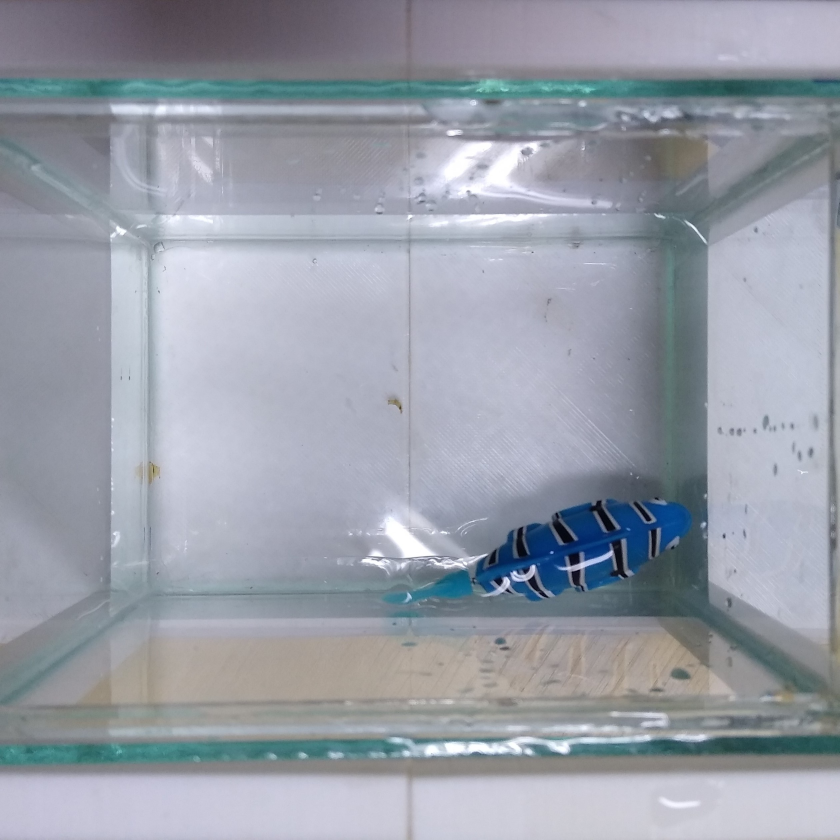
#> input picture Codigos/Haar_Cascade/dataset/com_peixe/IMG_20230913_194750065.jpg, 2518 x 2518 px, given in place of the camera (shown at 1/3 size)
$ python Codigo_Base_SEM_comentarios.py
#> lines starting #> are read from the running program, lines starting #| are printed output that depends on the picture; after the words box and inside, x2 and y2 are one past the last pixel; in counts of white or black regions, pixels touching at a corner belong together
import cv2

COR_VERMELHO = (0, 0, 255)
COR_VERDE = (0, 255, 0)
COR_AZUL = (255, 0, 0)

LIMITE_INFERIOR = (90, 50, 50)
LIMITE_SUPERIOR = (130, 255, 255)


class Rastreamento_Peixe:

    def __init__(self):
        self.kernel_size = (5, 5)
        self.epsilon_multiplicador = 0.001
        self.range_cor = [LIMITE_INFERIOR, LIMITE_SUPERIOR]

    def linearizar_frame(self, frame):
        hsv = cv2.cvtColor(frame, cv2.COLOR_BGR2HSV)
        black_mask = cv2.inRange(hsv, self.range_cor[0], self.range_cor[1])
        black_result = cv2.bitwise_and(frame, frame, mask=black_mask)
        gray_frame = cv2.cvtColor(black_result, cv2.COLOR_BGR2GRAY)
        gaus_frame = cv2.GaussianBlur(gray_frame, self.kernel_size, 0)
        _, frame_binario = cv2.threshold(gaus_frame, 0, 255, cv2.THRESH_BINARY)
        pixel_preenchimento = cv2.getStructuringElement(cv2.MORPH_CROSS, self.kernel_size)
        frame = cv2.morphologyEx(frame_binario, cv2.MORPH_CLOSE, pixel_preenchimento)
        return frame

    def trancking_peixe(self, frame, frame_binario):
        contornos, _ = cv2.findContours(frame_binario, cv2.RETR_LIST, cv2.CHAIN_APPROX_SIMPLE)
        if contornos:
            max_Area = cv2.contourArea(contornos[0])
            contorno_Max_Area_Id = 0
            for i, contorno in enumerate(contornos):
                if max_Area < cv2.contourArea(contorno):
                    max_Area = cv2.contourArea(contorno)
                    contorno_Max_Area_Id = i
            maior_Contorno = contornos[contorno_Max_Area_Id]
            self.desenha_grade(frame)
            self.desenha_trancking(frame, maior_Contorno)

    def desenha_trancking(self, frame, contorno):
        hull = cv2.convexHull(contorno)
        cv2.drawContours(frame, [hull], -1, COR_AZUL, 1)
        M = cv2.moments(hull)
        x_Central = int(M["m10"] / M["m00"])
        y_Central = int(M["m01"] / M["m00"])
        cv2.circle(frame, (x_Central, y_Central), 5, COR_VERMELHO, -1)
        cv2.drawContours(frame, [contorno], -1, (0, 255, 255), 1)
        texto = f"X: {x_Central}, Y: {y_Central}"
        cv2.putText(frame, texto, (10, 30), cv2.FONT_HERSHEY_SIMPLEX, 1, (0, 0, 0), 1)

    def desenha_grade(self, frame):
        h_Frame, w_Frame, _ = frame.shape
        divisoes = 3
        for i in range(1, divisoes):
            y = int(i * h_Frame / divisoes)
            cv2.line(frame, (0, y), (w_Frame, y), COR_VERDE, 2)
        for i in range(1, divisoes):
            x = int(i * w_Frame / divisoes)
            cv2.line(frame, (x, 0), (x, h_Frame), COR_VERDE, 2)

    def loop(self):
        webcam = cv2.VideoCapture(0)
        webcam.set(cv2.CAP_PROP_FRAME_WIDTH, 640)
        webcam.set(cv2.CAP_PROP_FRAME_HEIGHT, 480)
        webcam.set(cv2.CAP_PROP_FPS, 30)

        while True:
            valido, frame = webcam.read()
#> frame is the input picture: shape (2518, 2518, 3); mean B, G, R 168.2, 157.5, 152.4
            if valido:
                frame_binario = self.linearizar_frame(frame)
#> in linearizar_frame, `black_mask = cv2.inRange(hsv, self.range_cor[0], self.range_cor[1])`:
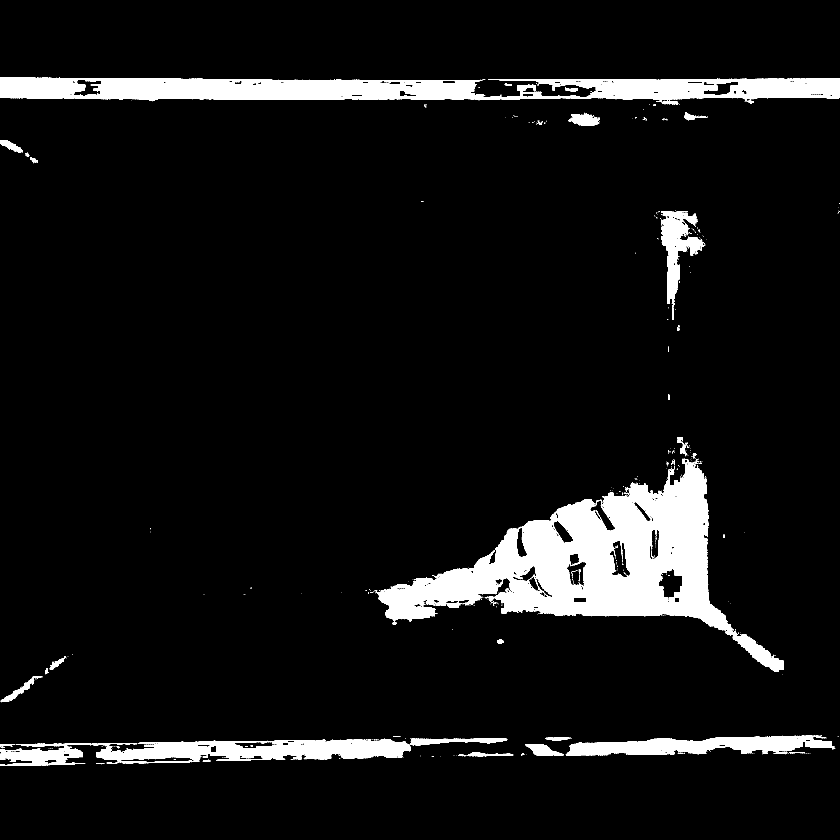
#> black_mask: shape (2518, 2518) (shown at 1/3 size); 7.4% white; 687 white regions (621 under 20 px), largest, box (x1, y1, x2, y2) and area: (1127, 1378, 2352, 2016) 233803, (0, 232, 2518, 314) 125977, (290, 2216, 1233, 2283) 38858
#> in linearizar_frame, `black_result = cv2.bitwise_and(frame, frame, mask=black_mask)`:
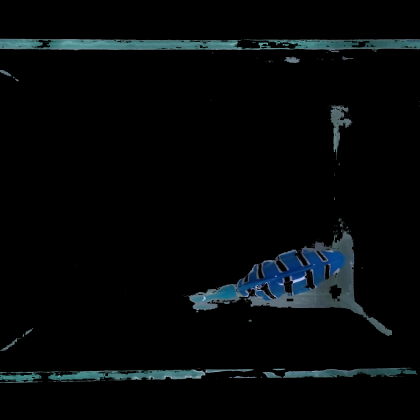
#> black_result: shape (2518, 2518, 3) (shown at 1/6 size); mean B, G, R 8.7, 7.6, 4.9
#> in linearizar_frame, `gray_frame = cv2.cvtColor(black_result, cv2.COLOR_BGR2GRAY)`:
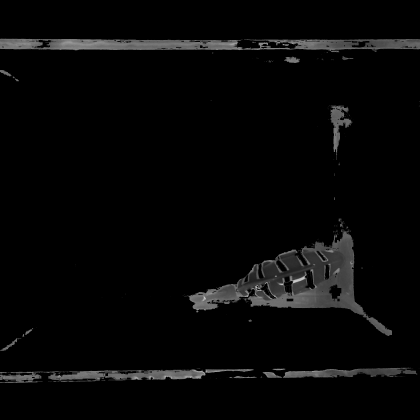
#> gray_frame: shape (2518, 2518) (shown at 1/6 size); min 0, max 224, mean 7
#> in linearizar_frame, `_, frame_binario = cv2.threshold(gaus_frame, 0, 255, cv2.THRESH_BINARY)`:
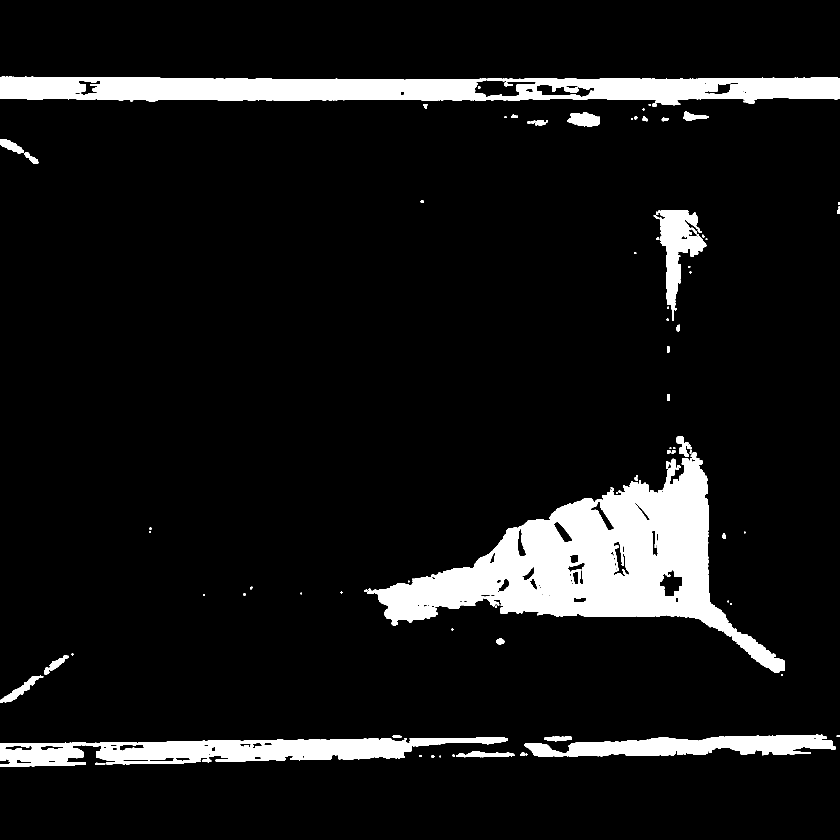
#> frame_binario: shape (2518, 2518) (shown at 1/3 size); 8.8% white; 96 white regions (2 under 20 px), largest, box (x1, y1, x2, y2) and area: (1102, 1358, 2354, 2018) 260180, (0, 230, 2518, 316) 147756, (0, 2212, 1524, 2300) 71121
                self.trancking_peixe(frame, frame_binario)
#> in trancking_peixe, `contornos, _ = cv2.findContours(frame_binario, cv2.RETR_LIST, cv2.CHAI..`: contornos = 130 contours, 27 with area under 20; largest, box (x1, y1, x2, y2) and area: (1093, 1310, 2354, 2018) 277480, (0, 230, 2518, 320) 158488, (0, 2212, 1524, 2300) 75254, (1573, 2204, 2508, 2270) 37111, (1961, 630, 2120, 962) 19417
#> in trancking_peixe, `max_Area = cv2.contourArea(contornos[0])`: max_Area = 52
#> the loop in trancking_peixe, `for i, contorno in enumerate(contornos):` made 130 passes
#> max_Area on passes 4, 8, 9, 16, 28, 88: 298, 315, 394, 1731, 75254.5, 277480.5
#> after the loop in trancking_peixe, `for i, contorno in enumerate(contornos):`: contorno_Max_Area_Id = 87; max_Area = 277480.5
#> in trancking_peixe, `maior_Contorno = contornos[contorno_Max_Area_Id]`: maior_Contorno = contour of 1691 points, box (x1, y1, x2, y2) (1093, 1310, 2354, 2018), area 277480
#> in desenha_trancking, `hull = cv2.convexHull(contorno)`: hull = contour of 17 points, box (x1, y1, x2, y2) (1093, 1310, 2354, 2018), area 483538
#> in desenha_trancking, `M = cv2.moments(hull)`: M = moments, m00 483538.5, centre m10/m00, m01/m00 = (1808.2, 1718.2)
#> in desenha_trancking, `x_Central = int(M["m10"] / M["m00"])`: x_Central = 1808
#> in desenha_trancking, `y_Central = int(M["m01"] / M["m00"])`: y_Central = 1718
#> in desenha_trancking, `texto = f"X: {x_Central}, Y: {y_Central}"`: texto = 'X: 1808, Y: 1718'
                cv2.imshow('BINARIO', frame_binario)
                cv2.imshow('PRINCIPAL', frame)
                if cv2.waitKey(1) != -1:
#> (key Esc is pressed here)
                    break
            else:
                break
        webcam.release()
        cv2.destroyAllWindows()

if __name__ == '__main__':
    tracker = Rastreamento_Peixe()
    tracker.loop()

$ run again, on Codigos/Haar_Cascade/dataset/com_peixe/IMG_20230913_194756271.jpg
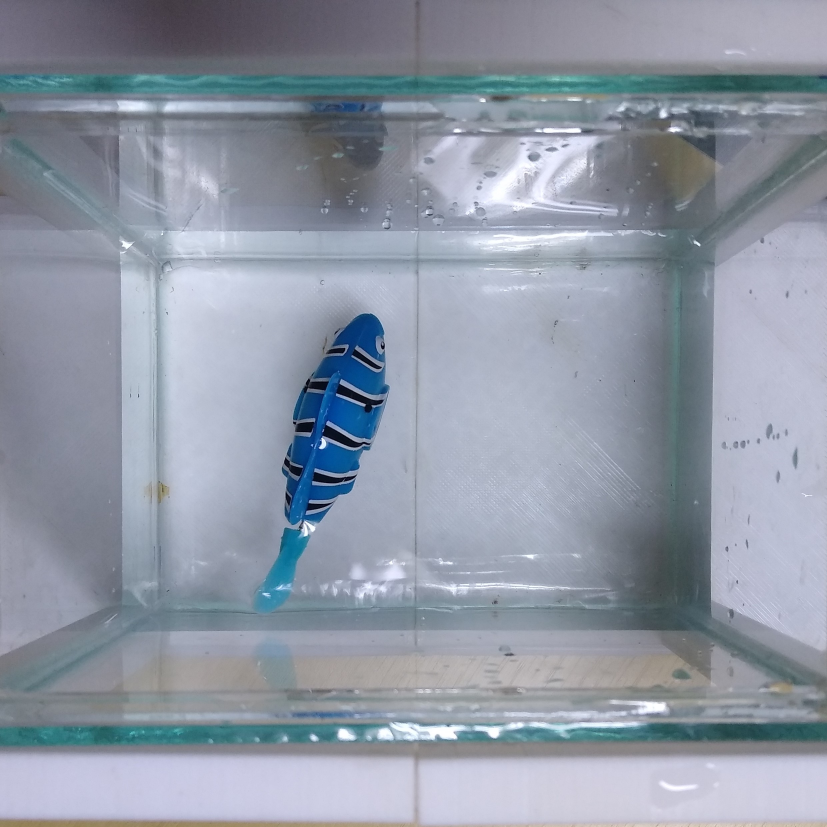
#> input picture Codigos/Haar_Cascade/dataset/com_peixe/IMG_20230913_194756271.jpg, 2481 x 2481 px, given in place of the camera (shown at 1/3 size)
#> in loop, frame is the input picture: shape (2481, 2481, 3); mean B, G, R 165.6, 152, 144
#> hsv: shape (2481, 2481, 3); mean H, S, V 109.2, 37.5, 166
#> in linearizar_frame, `black_mask = cv2.inRange(hsv, self.range_cor[0], self.range_cor[1])`:
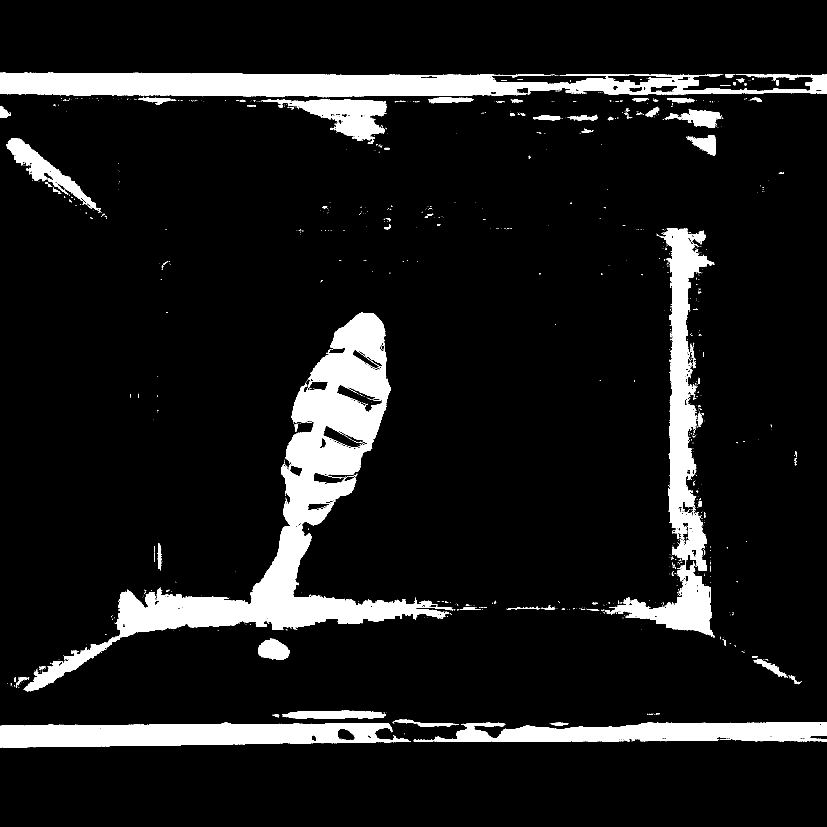
#> black_mask: shape (2481, 2481) (shown at 1/3 size); 9.9% white; 1319 white regions (1184 under 20 px), largest, box (x1, y1, x2, y2) and area: (70, 938, 1359, 2074) 209862, (0, 218, 2481, 292) 121174, (1815, 684, 2144, 1912) 85604
#> in linearizar_frame, `_, frame_binario = cv2.threshold(gaus_frame, 0, 255, cv2.THRESH_BINARY)`:
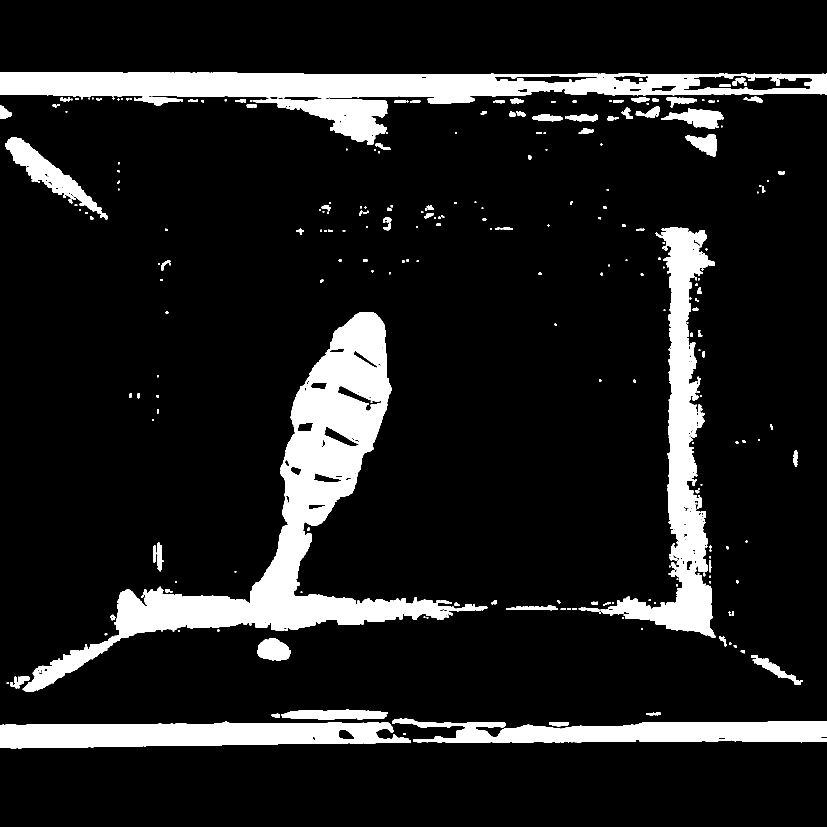
#> frame_binario: shape (2481, 2481) (shown at 1/3 size); 11.9% white; 299 white regions, largest, box (x1, y1, x2, y2) and area: (68, 936, 1368, 2076) 237304, (0, 216, 2481, 316) 147689, (1802, 682, 2146, 1914) 109450
#> contornos = 287 contours, 82 with area under 20; largest, box (x1, y1, x2, y2) and area: (68, 936, 1462, 2076) 248673, (0, 216, 2481, 434) 189588, (1736, 682, 2146, 1914) 112238, (0, 2165, 1233, 2245) 75168, (1176, 2155, 2481, 2228) 60946
#> in trancking_peixe, `max_Area = cv2.contourArea(contornos[0])`: max_Area = 89
#> the loop in trancking_peixe, `for i, contorno in enumerate(contornos):` made 287 passes
#> max_Area on passes 3, 5, 125: 1047.5, 75167.5, 248673
#> after the loop in trancking_peixe, `for i, contorno in enumerate(contornos):`: contorno_Max_Area_Id = 124; max_Area = 248673
#> maior_Contorno = contour of 2319 points, box (x1, y1, x2, y2) (68, 936, 1462, 2076), area 248673
#> hull = contour of 29 points, box (x1, y1, x2, y2) (68, 936, 1462, 2076), area 727616
#> M = moments, m00 727616, centre m10/m00, m01/m00 = (871.6, 1598.5)
#> x_Central = 871
#> y_Central = 1598
#> texto = 'X: 871, Y: 1598'

$ run again, on Codigos/Haar_Cascade/dataset/com_peixe/IMG_20230913_194804060.jpg
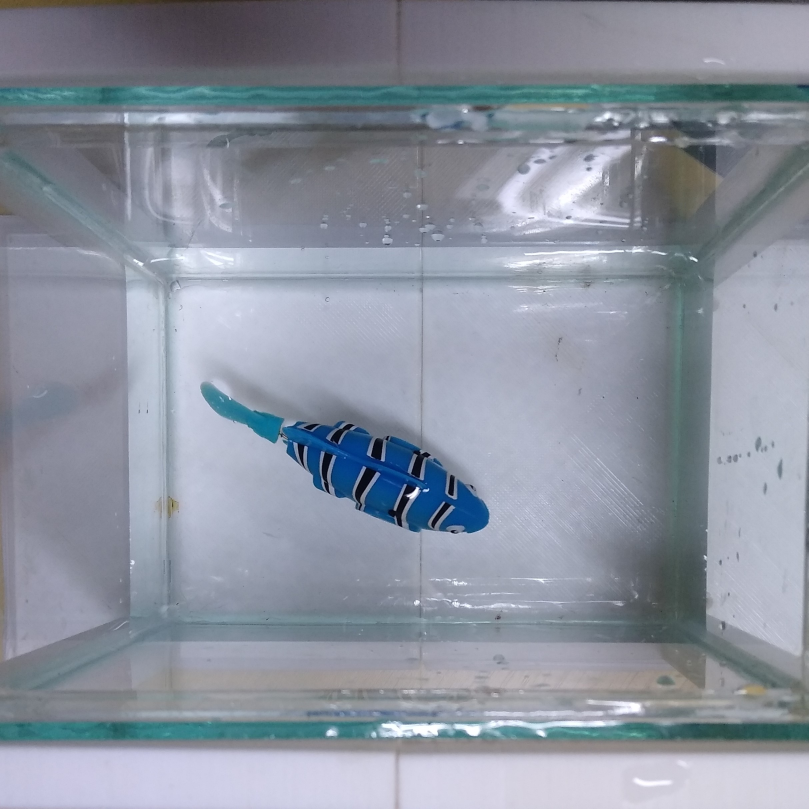
#> input picture Codigos/Haar_Cascade/dataset/com_peixe/IMG_20230913_194804060.jpg, 2425 x 2425 px, given in place of the camera (shown at 1/3 size)
#> in loop, frame is the input picture: shape (2425, 2425, 3); mean B, G, R 159.8, 147, 140.1
#> hsv: shape (2425, 2425, 3); mean H, S, V 111.2, 35.5, 160.1
#> in linearizar_frame, `black_mask = cv2.inRange(hsv, self.range_cor[0], self.range_cor[1])`:
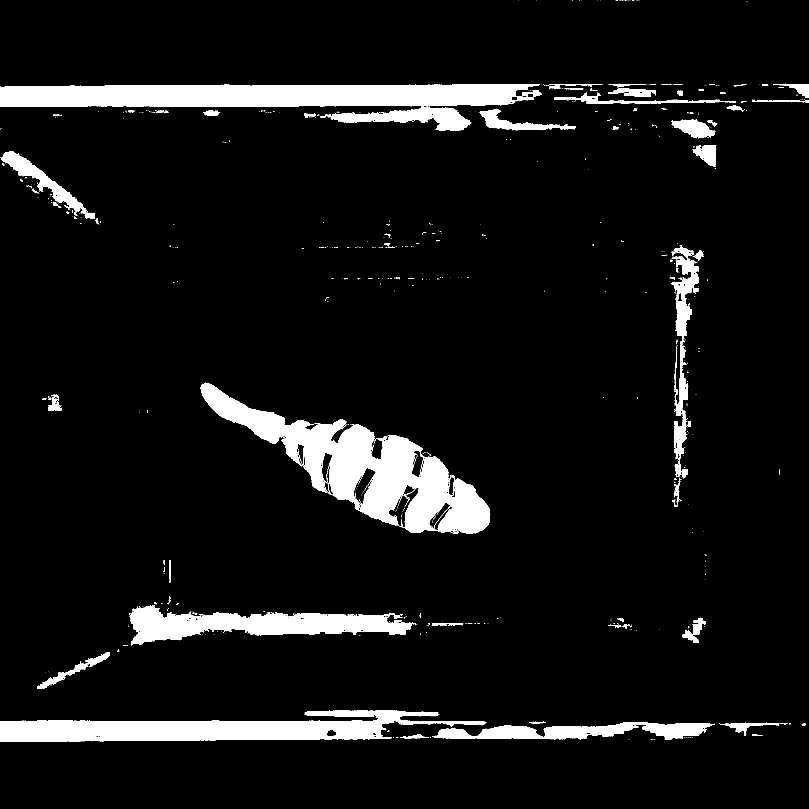
#> black_mask: shape (2425, 2425) (shown at 1/3 size); 7.5% white; 893 white regions (779 under 20 px), largest, box (x1, y1, x2, y2) and area: (602, 1148, 1471, 1601) 120046, (0, 252, 1620, 392) 110975, (0, 2130, 1460, 2226) 75024
#> in linearizar_frame, `_, frame_binario = cv2.threshold(gaus_frame, 0, 255, cv2.THRESH_BINARY)`:
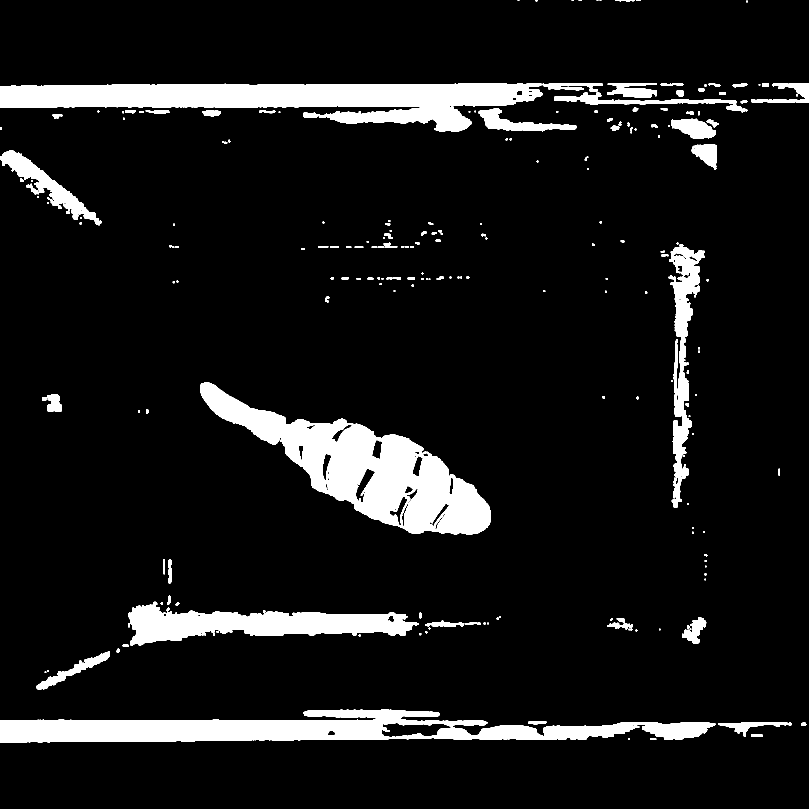
#> frame_binario: shape (2425, 2425) (shown at 1/3 size); 9.1% white; 231 white regions (4 under 20 px), largest, box (x1, y1, x2, y2) and area: (600, 1146, 1473, 1603) 135924, (0, 250, 1628, 394) 123644, (0, 2128, 2146, 2228) 113393
#> contornos = 237 contours, 57 with area under 20; largest, box (x1, y1, x2, y2) and area: (600, 1146, 1473, 1603) 146344, (0, 250, 2242, 394) 131782, (0, 2128, 2146, 2228) 117036, (384, 1805, 1256, 1938) 55365, (2005, 734, 2114, 1522) 29006
#> in trancking_peixe, `max_Area = cv2.contourArea(contornos[0])`: max_Area = 70
#> the loop in trancking_peixe, `for i, contorno in enumerate(contornos):` made 237 passes
#> max_Area on passes 3, 4, 6, 9, 88: 206, 268.5, 6146, 117036.5, 146344
#> after the loop in trancking_peixe, `for i, contorno in enumerate(contornos):`: contorno_Max_Area_Id = 87; max_Area = 146344
#> maior_Contorno = contour of 1012 points, box (x1, y1, x2, y2) (600, 1146, 1473, 1603), area 146344
#> hull = contour of 48 points, box (x1, y1, x2, y2) (600, 1146, 1473, 1603), area 172682
#> M = moments, m00 172682, centre m10/m00, m01/m00 = (1071.8, 1393.2)
#> x_Central = 1071
#> y_Central = 1393
#> texto = 'X: 1071, Y: 1393'
